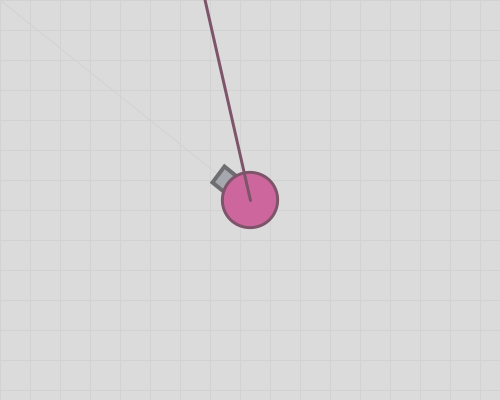
Frame 1 (no input)
Frame 60 (the mouse pressed at the canvas centre just before this capture): identical to frame 1, image omitted
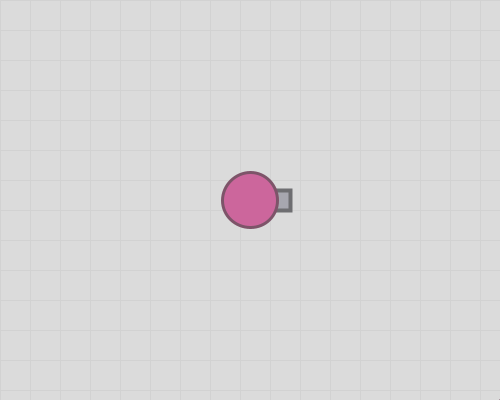
Frame 120 (the mouse held since frame 60 and released just before this capture)

The Processing sketch that drew these frames (run headless with seeded random() and noise(); from frame 60 on, the mouse is pressed at the canvas centre):

// Processing sketch: sketch_07_4
// ── sketch_07_4.pde
void setup(){
  size(500,400);
} 

void keyPressed(){
  if(keyCode==RIGHT) x += 1;
  if(keyCode==LEFT) x -= 1;
  if(keyCode==UP) y -= 1;
  if(keyCode==DOWN) y += 1;
}
float x=250, y=200;
void draw(){
  background(219);
  stroke(210);
  strokeWeight(1);
  for(int i=0; i<30; i++){
    line(0,i*30,500,i*30);
    line(i*30,0,i*30,500);
  }
 float dx = mouseX - x, dy = mouseY - y;
 float a = atan2(dy,dx);
 line(x,y,mouseX,mouseY);
 myTank(x,y,a);
}
void myTank(float x,float y,float a){
  translate(x,y);
  rotate(a);
  fill(167,167,175);
  stroke(110,110,113);
  strokeWeight(4);
  rect(20,-10,20,20);
  
 
 fill(204,102,156);
 stroke(125,84,105);
 strokeWeight(3);
 ellipse(0,0,55,55);
 
 line(x,y,mouseX,mouseY);
}
